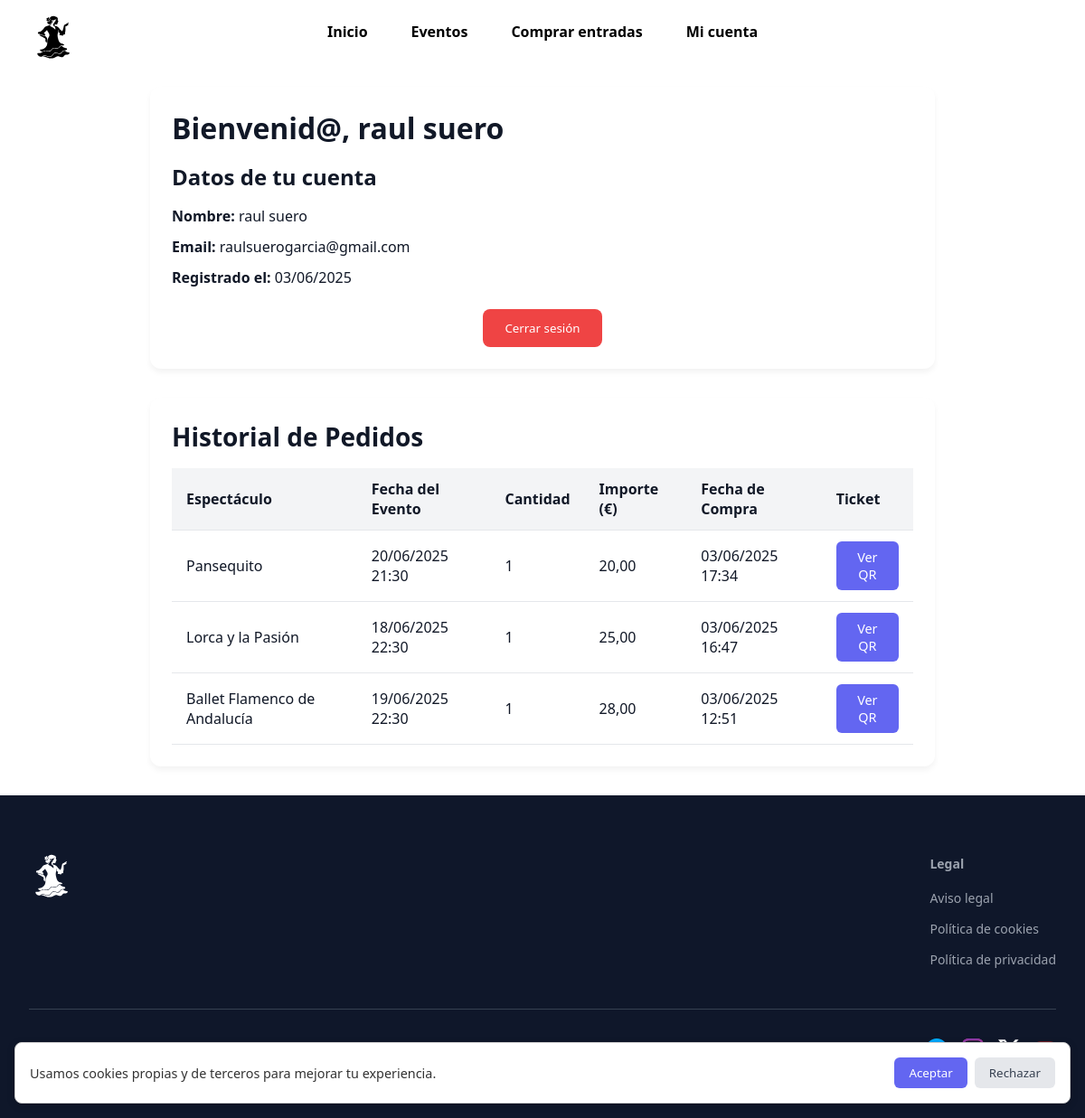
The app's page /account.php (signed in) with its own data.
### tables this page shows
CREATE TABLE `users` (
  `id` int UNSIGNED NOT NULL,
  `nombre` varchar(255) NOT NULL,
  `email` varchar(255) NOT NULL,
  `password_hash` varchar(255) NOT NULL,
  `role` enum('user','admin') NOT NULL DEFAULT 'user',
  `created_at` datetime NOT NULL DEFAULT CURRENT_TIMESTAMP,
  `updated_at` datetime NOT NULL DEFAULT CURRENT_TIMESTAMP ON UPDATE CURRENT_TIMESTAMP
);

CREATE TABLE `orders` (
  `id` int UNSIGNED NOT NULL,
  `order_id` varchar(64) NOT NULL,
  `payer_id` varchar(64) NOT NULL,
  `user_id` int UNSIGNED DEFAULT NULL,
  `show_id` int NOT NULL,
  `quantity` int UNSIGNED NOT NULL,
  `amount` decimal(10,2) NOT NULL,
  `currency` char(3) NOT NULL,
  `status` varchar(32) NOT NULL,
  `created_at` datetime NOT NULL DEFAULT CURRENT_TIMESTAMP
);

CREATE TABLE `shows` (
  `id` int NOT NULL,
  `titulo` varchar(255) NOT NULL,
  `artista` varchar(255) NOT NULL,
  `ubicacion` varchar(255) NOT NULL,
  `start_datetime` datetime NOT NULL,
  `descripcion` text,
  `bg_image` varchar(255) DEFAULT NULL,
  `info_image` varchar(255) DEFAULT NULL,
  `precio` decimal(6,2) NOT NULL
);

### account.php (the view, shortened to what this page needs)
<?php
require_once 'config.php';
$stmt = $pdo->prepare("SELECT nombre, email, created_at FROM users WHERE id = :id LIMIT 1");
$stmt->execute(['id' => $_SESSION['user_id']]);
$user = $stmt->fetch();
$stmt = $pdo->prepare("
    SELECT
        o.id AS order_id,
        o.quantity,
        o.amount,
        o.status,
        o.created_at AS order_date,
        s.titulo,
        s.start_datetime
    FROM orders o
    JOIN shows s ON o.show_id = s.id
    WHERE o.user_id = :uid
    ORDER BY o.created_at DESC
");
$stmt->execute(['uid' => $_SESSION['user_id']]);
$ordenes = $stmt->fetchAll();
?>
<!DOCTYPE html>
<html lang="es">
<head>
  <link rel="stylesheet" href="style/header-style.css" />
  <link rel="stylesheet" href="style/footer-style.css" />
  <link rel="stylesheet" href="style/account-style.css" />
  <link rel="stylesheet" href="style/cookies-style.css">
</head>
<body>
  <?php include 'header.php'; ?>
  <main class="account-container">
    <section class="account-info">
      <h1>Bienvenid@, <?= htmlspecialchars($user['nombre']) ?></h1>
      <h2>Datos de tu cuenta</h2>
      <ul>
        <li><strong>Nombre:</strong> <?= htmlspecialchars($user['nombre']) ?></li>
        <li><strong>Email:</strong> <?= htmlspecialchars($user['email']) ?></li>
        <li><strong>Registrado el:</strong> <?= date('d/m/Y', strtotime($user['created_at'])) ?></li>
      </ul>
      <form action="logout.php" method="POST" class="logout-form">
        <button type="submit" class="btn logout-button">Cerrar sesión</button>
      </form>
    </section>
    <section class="order-history">
      <h2>Historial de Pedidos</h2>
      <?php if (empty($ordenes)): ?>
        <p>No tienes pedidos realizados hasta el momento.</p>
      <?php else: ?>
        <table class="orders-table">
          <thead>
            <tr>
              <th>Espectáculo</th>
              <th>Fecha del Evento</th>
              <th>Cantidad</th>
              <th class="importe">Importe (€)</th>
              <th class="fechaCompra">Fecha de Compra</th>
              <th>Ticket</th>
            </tr>
          </thead>
          <tbody>
            <?php foreach ($ordenes as $o): ?>
              <tr>
                <td><?= htmlspecialchars($o['titulo']) ?></td>
                <td><?= date('d/m/Y H:i', strtotime($o['start_datetime'])) ?></td>
                <td><?= htmlspecialchars($o['quantity']) ?></td>
                <td class="importe"><?= number_format($o['amount'], 2, ',', '.') ?></td>
                <td class="fechaCompra"><?= date('d/m/Y H:i', strtotime($o['order_date'])) ?></td>
                <td>
                    <button class="qr-button" data-order-id="<?= htmlspecialchars($o['order_id']) ?>">
                        Ver QR
                    </button>
                </td>
              </tr>
            <?php endforeach; ?>
          </tbody>
        </table>
      <?php endif; ?>
    </section>
  </main>
  <?php include 'footer.php'; ?>
</body>
</html>

### header.php (shortened to what this page needs)
<?php
    $consent = $_COOKIE['site_consent'] ?? null;
    if ($consent === 'yes'): ?>
<?php endif;
if ($consent !== 'yes' && $consent !== 'no'): ?>
<div id="cookie-banner" class="cookie-banner">
    <p>Usamos cookies propias y de terceros para mejorar tu experiencia.</p>
    <button id="accept-cookies">Aceptar</button>
    <button id="reject-cookies">Rechazar</button>
</div>
<?php endif; ?>
<header class="header">
    <div class="container">
        <div class="inner">
            <a href="index.php" class="logo">
                <img src="media/patrocina/logo_fest_final.svg" alt="Logo">
            </a>
            <div class="nav-links">
                <a href="index.php">Inicio</a>
                <a href="eventos.php">Eventos</a>
                <a href="eventos.php#eventos">Comprar entradas</a>
                <?php if (isset($_SESSION['user_id'])): ?>
                    <a href="account.php">Mi cuenta</a>
                <?php else: ?>
                    <a href="login.php">Iniciar sesión</a>
                    <a href="register.php">Registrarse</a>
                <?php endif; ?>
            </div>
        </div>
    </div>
</header>

### footer.php (shortened to what this page needs)
<footer class="footer">
    <div class="footer-container">
        <div class="footer-top">
            <div class="footer-logo">
                <a href="index.php">
                    <img src="media/patrocina/logo_fest_final blanco.svg" alt="Logo">
                </a>
            </div>
            <div class="footer-links">
                <div class="footer-column">
                    <h4><a href="legales.php">Legal</a></h4>
                    <ul>
                        <li><a href="legales.php#aviso">Aviso legal</a></li>
                        <li><a href="legales.php#cookies">Política de cookies</a></li>
                        <li><a href="legales.php#privacidad">Política de privacidad</a></li>
                    </ul>
                </div>
            </div>
        </div>
        <hr class="footer-divider">
        <div class="footer-bottom">
            <p>© 2025 Festival Clásico Andaluz, todos los derechos reservados.</p>
            <ul class="social-icons">
            <li><a href="https://www.facebook.com/" target="_blank"><img src="media/patrocina/facebook-2020-1-1.svg" alt="Facebook"></a></li>
                    <li><a href="https://www.instagram.com/" target="_blank"><img src="media/patrocina/instagram-2016-5.svg" alt="Instagram"></a></li>
                    <li><a href="https://x.com/" target="_blank"><img src="media/patrocina/x_white.svg" alt="X"></a></li>
                    <li><a href="https://www.youtube.com/" target="_blank"><img src="media/patrocina/youtube-icon-5.svg" alt="YouTube"></a></li>
            </ul>
        </div>
    </div>
</footer>

### style/header-style.css (style rules this page uses)
.header { position: fixed; top: 0; left: 0; width: 100%; padding: 1rem 0; background: transparent; z-index: 1000; }
.container { position: relative; max-width: 80rem; margin: 0 auto; padding: 0 2rem; display: flex; justify-content: center; align-items: center; height: auto; }
.logo { position: absolute; left: 2rem; border-radius: 100%; padding: 0.3px 2px; background-color: rgba(255,255,255,0.4); backdrop-filter: blur(8px); }
.logo img { width: 50px; height: auto; }
.nav-links { display: flex; gap: 3rem; padding: 0.5rem 3rem; border-radius: 1rem; background-color: rgba(255,255,255,0.4); backdrop-filter: blur(8px); }
.nav-links a { color: black; text-decoration: none; font-weight: 600; transition: color .2s; }

### style/footer-style.css (style rules this page uses)
.footer { background-color: #0f172a; color: #e5e7eb; padding: 4rem 2rem; font-family: system-ui, sans-serif; }
.footer-container { max-width: 80rem; margin: 0 auto; }
.footer-top { display: flex; flex-wrap: wrap; justify-content: space-between; align-items: flex-start; gap: 2rem; }
.footer-logo img { width: 50px; height: auto; }
.footer-links { display: flex; flex-wrap: wrap; gap: 3rem; }
.footer-column h4 { margin-bottom: 1rem; font-size: 1rem; font-weight: 600; color: #fff; }
.footer-column ul { list-style: none; padding: 0; margin: 0; }
.footer-column li { margin-bottom: 0.75rem; }
.footer-column a { color: #9ca3af; font-size: 0.875rem; text-decoration: none; transition: color 0.2s; }
.footer-divider { border: none; border-top: 1px solid #374151; margin: 2rem 0; }
.footer-bottom { display: flex; flex-wrap: wrap; justify-content: space-between; align-items: center; gap: 1rem; }
.footer-bottom p { margin: 0; font-size: 0.875rem; color: #9ca3af; }
.social-icons { list-style: none; display: flex; gap: 1rem; margin: 0; padding: 0; }

### style/account-style.css (style rules this page uses)
*, *::before, *::after { margin: 0; padding: 0; box-sizing: border-box; font-family: system-ui, sans-serif; }
html, body { height: 100%; width: 100%; scroll-behavior: smooth; }
.account-container { max-width: 900px; margin: 2rem auto; margin-top: 6rem; padding: 0 1rem; font-family: system-ui, sans-serif; color: #111827; }
.account-info { background-color: #ffffff; border-radius: 0.75rem; box-shadow: 0 4px 6px rgba(0, 0, 0, 0.05); padding: 1.5rem; margin-bottom: 2rem; }
.account-info h1 { font-size: 2rem; margin-bottom: 1rem; }
.account-info h2 { font-size: 1.5rem; margin-bottom: 1rem; }
.account-info ul { list-style: none; padding: 0; margin-bottom: 1.5rem; }
.account-info li { margin-bottom: 0.75rem; font-size: 1rem; }
.logout-form { text-align: center; }
.logout-button { background-color: #ef4444; color: #ffffff; font-weight: 500; padding: 0.75rem 1.5rem; border: none; border-radius: 0.5rem; cursor: pointer; transition: background-color 0.2s; }
.order-history { background-color: #ffffff; border-radius: 0.75rem; box-shadow: 0 4px 6px rgba(0, 0, 0, 0.05); padding: 1.5rem; }
.order-history h2 { font-size: 1.75rem; margin-bottom: 1rem; }
.orders-table { width: 100%; border-collapse: collapse; margin-top: 1rem; }
.orders-table th, .orders-table td { padding: 0.75rem 1rem; text-align: left; border-bottom: 1px solid #e5e7eb; }
.orders-table th { background-color: #f3f4f6; font-weight: 600; }
.qr-button { background-color: #6366f1; color: #fff; border: none; padding: 0.5rem 1rem; border-radius: 0.375rem; cursor: pointer; font-size: 0.9rem; transition: background-color 0.2s; }

### style/cookies-style.css (style rules this page uses)
.cookie-banner { position: fixed; bottom: 1rem; left: 1rem; right: 1rem; background: #fff; border: 1px solid #ccc; padding: 1rem; border-radius: 0.5rem; box-shadow: 0 2px 8px rgba(0,0,0,0.2); display: flex; flex-wrap: wrap; align-items: center; justify-content: space-between; z-index: 5000; }
.cookie-banner p { flex: 1 1 60%; margin: 0; font-size: 0.9rem; color: #333; }
.cookie-banner button { margin-left: 0.5rem; background: #6366f1; color: #fff; border: none; padding: 0.5rem 1rem; border-radius: 0.375rem; cursor: pointer; transition: background 0.2s; }
.cookie-banner button#reject-cookies { background: #e5e7eb; color: #374151; }

### records on screen
users: nombre "raul suero", email "raulsuerogarcia@gmail.com", created_at "03/06/2025"
orders: show.titulo "Pansequito", show.start_datetime "20/06/2025 21:30", quantity "1", amount "20,00", created_at "03/06/2025 17:34"
orders: show.titulo "Lorca y la Pasión", show.start_datetime "18/06/2025 22:30", quantity "1", amount "25,00", created_at "03/06/2025 16:47"
orders: show.titulo "Ballet Flamenco de Andalucía", show.start_datetime "19/06/2025 22:30", quantity "1", amount "28,00", created_at "03/06/2025 12:51"
